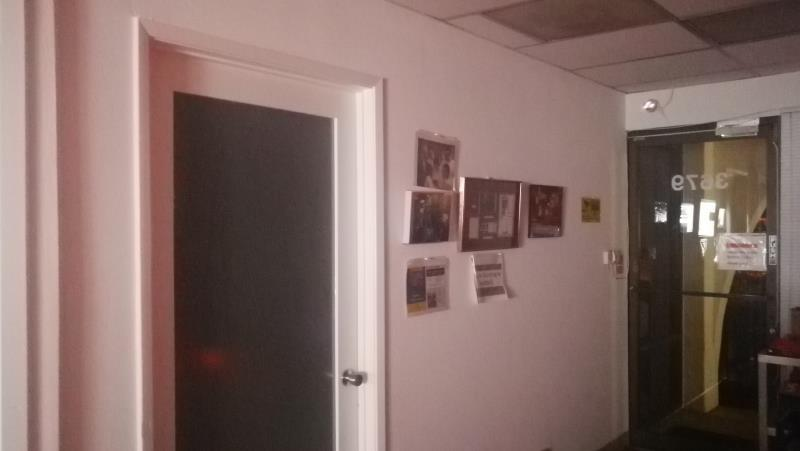
//> input picture aiv100/110-1flash.jpg, 800 x 451 px
$ ./110-equalization 110-1flash.jpg   (built with g++ and OpenCV 4)
//> lines starting //> are read from the running program, lines starting //| are printed output that depends on the picture
/*------------------------------------------------------*
 * Code: equalization.cpp                               *
 * Coded by:  Harry Li;                                 *
 * Date: July 16, 2018;                                 *
 * Version: x0.1;                                       *
 * Status : release;                                    *
 * Purpose: 1. histogram equalization demo              *
 *------------------------------------------------------*/


//Uncomment the following line if you are compiling this code in Visual Studio
//#include "stdafx.h"

#include <opencv2/opencv.hpp>
#include <iostream>

using namespace cv;
using namespace std;

int main(int argc, char** argv)
{

  Mat image = imread( argv[1], 1 );
//> image is the input picture: 451 rows x 800 cols, CV_8UC3; mean B, G, R 101.3, 106.5, 130.2
    if (image.empty())
    {
        cout << "Could not open or find the image" << endl;
        cin.get(); //wait for any key press
        return -1;
    }
  Mat image_gray;
  cvtColor(image, image_gray, COLOR_BGR2GRAY);
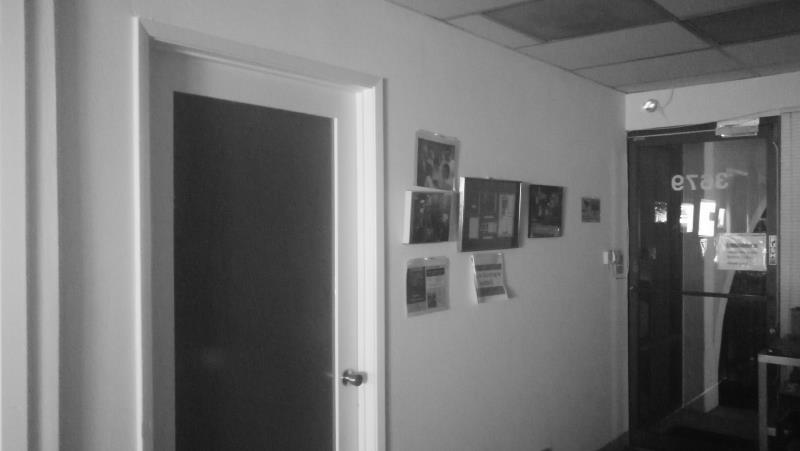
//> image_gray: 451 rows x 800 cols, CV_8UC1; min 8, max 255, mean 113

  //equalize the histogram
  Mat image_hist_equalized;
  equalizeHist(image_gray, image_hist_equalized);
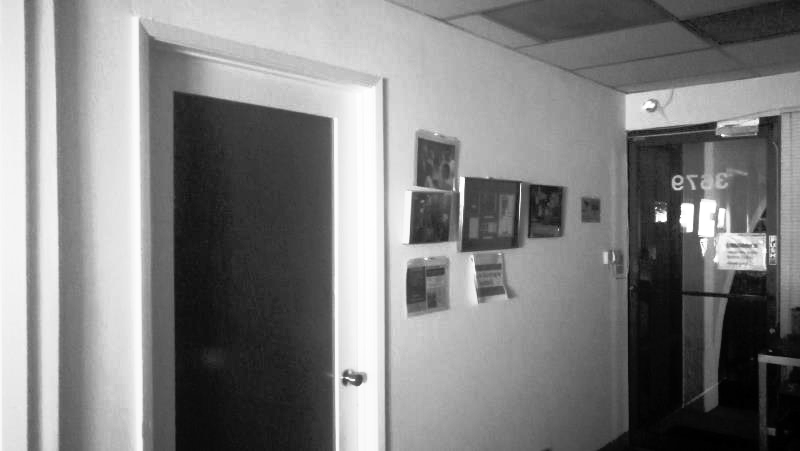
//> image_hist_equalized: 451 rows x 800 cols, CV_8UC1; min 0, max 255, mean 128.2

  namedWindow("image", WINDOW_NORMAL);
  namedWindow("histogram equalized", WINDOW_NORMAL);
  imshow("image", image);
  imshow("histogram equalized", image_hist_equalized);

    waitKey(0); // Wait for any keystroke in one of the windows

    destroyAllWindows(); //Destroy all open windows

    return 0;
}
